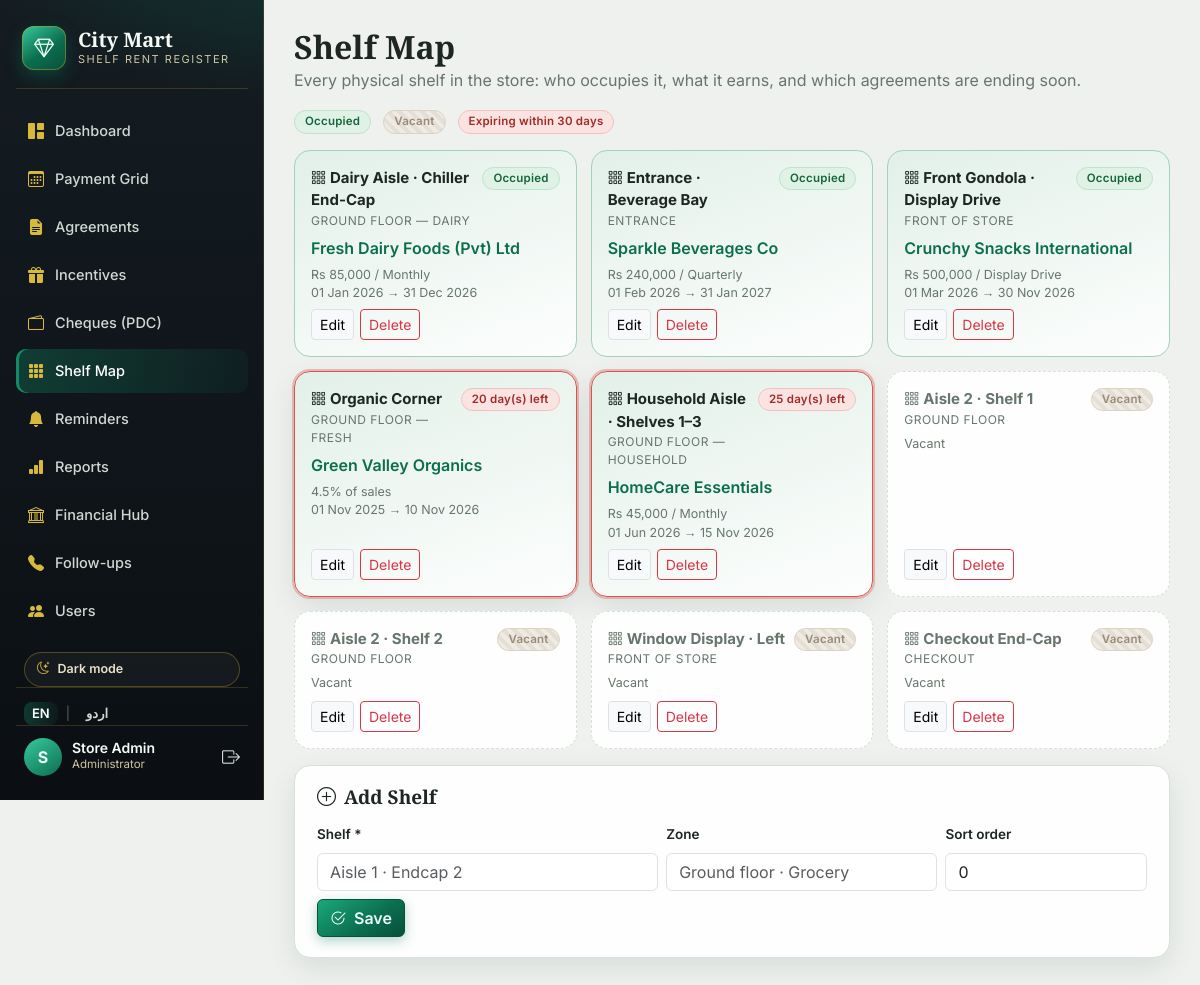
The page /shelfmap.php (signed in) on the database its author committed.
### tables this page shows
CREATE TABLE IF NOT EXISTS shelves (
  id         INT UNSIGNED AUTO_INCREMENT PRIMARY KEY,
  label      VARCHAR(120) NOT NULL,               
  zone       VARCHAR(120) NULL,                   
  sort_order INT NOT NULL DEFAULT 0,
  created_at TIMESTAMP NOT NULL DEFAULT CURRENT_TIMESTAMP
);

CREATE TABLE IF NOT EXISTS agreements (
  id                INT UNSIGNED AUTO_INCREMENT PRIMARY KEY,
  supplier_name     VARCHAR(150) NOT NULL,
  ledger_code       VARCHAR(60)  NOT NULL UNIQUE,
  contact_person    VARCHAR(100) NULL,
  contact_phone     VARCHAR(40)  NULL,
  contact_email     VARCHAR(120) NULL,
  rent_type         ENUM('fixed','percentage') NOT NULL DEFAULT 'fixed',
  rent_amount       DECIMAL(12,2) NULL,           
  percentage_rate   DECIMAL(5,2)  NULL,           
  wht_percent       DECIMAL(5,2)  NOT NULL DEFAULT 0,   
  gst_percent       DECIMAL(5,2)  NOT NULL DEFAULT 0,   
  shelf_id          INT UNSIGNED NULL,            
  billing_frequency ENUM('monthly','quarterly','display_drive') NOT NULL DEFAULT 'monthly',
  period_from       DATE NOT NULL,
  period_to         DATE NOT NULL,
  scan_file         VARCHAR(255) NULL,            
  notes             VARCHAR(255) NULL,
  created_by        INT UNSIGNED NULL,
  created_at        TIMESTAMP NOT NULL DEFAULT CURRENT_TIMESTAMP,
  updated_at        TIMESTAMP NOT NULL DEFAULT CURRENT_TIMESTAMP ON UPDATE CURRENT_TIMESTAMP,
  CONSTRAINT fk_agreements_user FOREIGN KEY (created_by) REFERENCES users(id) ON DELETE SET NULL,
  CONSTRAINT fk_agreements_shelf FOREIGN KEY (shelf_id) REFERENCES shelves(id) ON DELETE SET NULL,
  CHECK (period_to >= period_from)
);

### lang.php (called while the page is built, shortened)
<?php
function appLang(): string
{
    return $_SESSION['lang'] ?? 'en';
}
function t(string $key): string
{
    static $dict = null;
    $lang = appLang();
    return $dict[$lang][$key] ?? $dict['en'][$key] ?? $key;
}
function freqLabel(string $f): string
{
    return [
        'monthly'       => t('monthly'),
        'quarterly'     => t('quarterly'),
        'display_drive' => t('display_drive'),
    ][$f] ?? ucfirst(str_replace('_', ' ', $f));
}

### auth.php (called while the page is built, shortened)
<?php
require_once __DIR__ . '/config.php';
require_once __DIR__ . '/lang.php';
function currentUser(): ?array
{
    return $_SESSION['user'] ?? null;
}
function isAdmin(): bool
{
    $u = currentUser();
    return $u && $u['role'] === 'admin';
}
function e($v): string
{
    return htmlspecialchars((string)($v ?? ''), ENT_QUOTES, 'UTF-8');
}
function money($n): string
{
    return cfg('currency') . ' ' . number_format((float)$n, 0);
}

### billing.php (called while the page is built, shortened)
<?php
function pct($rate): string
{
    return rtrim(rtrim(number_format((float)$rate, 2), '0'), '.') . '%';
}
function loadShelves(PDO $pdo): array
{
    try {
        return $pdo->query('SELECT * FROM shelves ORDER BY sort_order, label')->fetchAll();
    } catch (Throwable $ex) {
        return [];
    }
}

### config.php (called while the page is built, shortened)
<?php
function cfg(string $key)
{
    $map = [
        'db_host' => DB_HOST, 'db_port' => DB_PORT, 'db_name' => DB_NAME,
        'db_user' => DB_USER, 'db_pass' => DB_PASS,
        'mart_name' => MART_NAME, 'app_name' => APP_NAME, 'currency' => CURRENCY,
        'due_day' => DUE_DAY, 'expiry_warn_days' => EXPIRY_WARN_DAYS,
        'upload_dir' => UPLOAD_DIR, 'upload_url' => UPLOAD_URL,
        'max_upload_bytes' => MAX_UPLOAD_BYTES,
    ];
    return $map[$key] ?? null;
}

### shelfmap.php (the view, shortened to what this page needs)
<?php
require_once __DIR__ . '/db.php';
require_once __DIR__ . '/billing.php';
require_once __DIR__ . '/layout.php';
$pdo = db();
$shelves  = loadShelves($pdo);
$byShelf  = [];
$unassigned = [];
$today = date('Y-m-d');
foreach ($pdo->query('SELECT * FROM agreements ORDER BY supplier_name')->fetchAll() as $ag) {
    $active = $ag['period_from'] <= $today && $ag['period_to'] >= $today;
    if (!empty($ag['shelf_id'])) {
        $byShelf[(int)$ag['shelf_id']] = ['ag' => $ag, 'active' => $active];
    } elseif ($active) {
        $unassigned[] = $ag;
    }
}
$editShelf = null;
?>
<div class="legend mb-3">
  <span class="pill pill-received me-2"><?= e(t('occupied')) ?></span>
  <span class="pill pill-out me-2"><?= e(t('vacant')) ?></span>
  <span class="pill pill-overdue"><?= e(t('expiring_within_30')) ?></span>
</div>
<div class="shelf-grid">
  <?php foreach ($shelves as $sh):
    $occ = $byShelf[(int)$sh['id']] ?? null;
    $cls = 'vacant'; $expiring = false; $days = null;
    if ($occ && $occ['active']) {
        $cls = 'occupied';
        $days = (int)round((strtotime($occ['ag']['period_to']) - strtotime($today)) / 86400);
        if ($days <= 30) { $cls .= ' expiring'; $expiring = true; }
    }
  ?>
    <div class="shelf-tile <?= $cls ?>">
      <div class="d-flex justify-content-between align-items-start gap-2">
        <div>
          <div class="shelf-label"><i class="bi bi-grid-3x3-gap me-1"></i><?= e($sh['label']) ?></div>
          <?php if ($sh['zone']): ?><div class="shelf-zone"><?= e($sh['zone']) ?></div><?php endif; ?>
        </div>
        <?php if ($occ && $occ['active']): ?>
          <span class="pill <?= $expiring ? 'pill-overdue' : 'pill-received' ?>"><?= $expiring ? e(sprintf(t('days_left_paren'), $days)) : e(t('occupied')) ?></span>
        <?php else: ?>
          <span class="pill pill-out"><?= e(t('vacant')) ?></span>
        <?php endif; ?>
      </div>
      <?php if ($occ && $occ['active']): $ag = $occ['ag']; ?>
        <div class="shelf-company"><a href="company.php?id=<?= (int)$ag['id'] ?>"><?= e($ag['supplier_name']) ?></a></div>
        <div class="shelf-meta">
          <?= $ag['rent_type'] === 'percentage' ? pct($ag['percentage_rate']) . ' ' . e(t('of_sales')) : money($ag['rent_amount']) . ' / ' . e(freqLabel($ag['billing_frequency'])) ?>
          <br><?= date('d M Y', strtotime($ag['period_from'])) ?> → <?= date('d M Y', strtotime($ag['period_to'])) ?>
        </div>
      <?php elseif ($occ): ?>
        <div class="shelf-meta"><?= e(t('no_active_agreement')) ?> — <?= e($occ['ag']['supplier_name']) ?> (<?= date('d M Y', strtotime($occ['ag']['period_from'])) ?> → <?= date('d M Y', strtotime($occ['ag']['period_to'])) ?>)</div>
      <?php else: ?>
        <div class="shelf-meta"><?= e(t('vacant')) ?></div>
      <?php endif; ?>
      <?php if (isAdmin()): ?>
        <div class="shelf-actions">
          <a class="btn btn-sm btn-light border" href="shelfmap.php?edit=<?= (int)$sh['id'] ?>"><?= e(t('edit')) ?></a>
          <form method="post" onsubmit="return confirm('Delete this shelf position?');">
            <button class="btn btn-sm btn-outline-danger" type="submit"><?= e(t('delete')) ?></button>
          </form>
        </div>
      <?php endif; ?>
    </div>
  <?php endforeach; ?>
</div>
<?php if (isAdmin()): ?>
<div class="panel mt-3">
  <h2 class="panel-title"><i class="bi <?= $editShelf ? 'bi-pencil' : 'bi-plus-circle' ?> me-2"></i><?= $editShelf ? e(t('edit_shelf')) : e(t('add_shelf')) ?></h2>
  <form method="post" class="row g-2">
    <div class="col-md-5">
      <label class="form-label"><?= e(t('shelf')) ?> *</label>
      <input class="form-control" name="label" required value="<?= e($editShelf['label'] ?? '') ?>" placeholder="Aisle 1 · Endcap 2">
    </div>
    <div class="col-md-4">
      <label class="form-label"><?= e(t('zone')) ?></label>
      <input class="form-control" name="zone" value="<?= e($editShelf['zone'] ?? '') ?>" placeholder="Ground floor · Grocery">
    </div>
    <div class="col-md-3">
      <label class="form-label"><?= e(t('sort')) ?></label>
      <input type="number" class="form-control" name="sort_order" value="<?= e($editShelf['sort_order'] ?? 0) ?>">
    </div>
    <div class="col-12 d-flex gap-2">
      <button class="btn btn-gold" type="submit"><i class="bi bi-check2-circle me-1"></i> <?= e(t('save')) ?></button>
    </div>
  </form>
</div>
<?php endif; ?>

### assets/css/app.css (style rules this page uses)
:root { --slate: #141c22; --slate-2: #0b0f13; --emerald: #0b6e4f; --emerald-bright: #128a64; --emerald-soft: #e2f0e9; --gold: #c9a227; --gold-dark: #9a7a17; --gold-soft: #efe3b8; --bg: #eef1ee; --panel: #fdfefd; --panel-2: #f2f5f1; --ink: #1d2622; --muted: #67766c; --line: #d9e0d8; --line-soft: #e6ebe4; --thead-bg: #e7ede6; --thead-ink: #41544a; --hover-bg: #eef5ef; --out-bg1: #eef0ec; --out-bg2: #e2e6df; --shadow: 0 10px 30px rgba(16, 32, 24, .09); --radius: 16px; color-scheme: light; }
* { font-family: 'Inter', system-ui, sans-serif; }
body { background: var(--bg); color: var(--ink); transition: background .25s ease, color .25s ease; }
h1, h2, h3, .brand-name { font-family: 'Playfair Display', Georgia, serif; }
a { color: var(--emerald); text-decoration: none; }
.panel { background: var(--panel); border: 1px solid var(--line); border-radius: var(--radius); box-shadow: var(--shadow); padding: 20px 22px; }
.panel-head h2, .panel-title { font-size: 19px; font-weight: 600; margin: 0; }
.panel-title { margin-bottom: 12px; }
.pill { display: inline-block; padding: 2px 10px; border-radius: 999px; font-size: 11.5px; font-weight: 600; letter-spacing: .02em; white-space: nowrap; border: 1px solid transparent; }
.pill-received { background: #e0f2e6; color: #14663c; border-color: #bfe3cc; }
.pill-overdue { background: #fbe3e1; color: #a02c28; border-color: #f3c1bd; }
.pill-out { background: #efeae2; color: #9a8b76; border-color: #ddd2bf; background-image: repeating-linear-gradient(45deg, rgba(0,0,0,.05) 0 4px, transparent 4px 8px); }
.btn-gold { background: linear-gradient(145deg, #1aa87a, var(--emerald) 60%, #07503a); border: 1px solid #07503a; color: #eafff5; font-weight: 600; box-shadow: 0 4px 12px rgba(11,110,79,.3); }
.legend { display: flex; align-items: center; flex-wrap: wrap; gap: 4px; font-size: 13px; }
.form-label { font-weight: 600; font-size: 13.5px; }
.shelf-grid { display: grid; grid-template-columns: repeat(auto-fill, minmax(215px, 1fr)); gap: 14px; }
.shelf-tile { border-radius: 16px; padding: 16px; border: 1px solid var(--line); background: var(--panel-2); min-height: 138px; display: flex; flex-direction: column; gap: 6px; }
.shelf-tile .shelf-label { font-weight: 700; font-size: 15px; }
.shelf-tile .shelf-zone { font-size: 12px; color: var(--muted); letter-spacing: .04em; text-transform: uppercase; }
.shelf-tile .shelf-company { font-weight: 600; }
.shelf-tile .shelf-meta { font-size: 12.5px; color: var(--muted); }
.shelf-tile.occupied { background: linear-gradient(160deg, var(--emerald-soft), var(--panel)); border-color: #9fd4ba; }
.shelf-tile.vacant { background: var(--panel); border-style: dashed; color: var(--muted); }
.shelf-tile.expiring { border-color: #d9534f; box-shadow: 0 0 0 2px rgba(217, 83, 79, .35), var(--shadow); }
.shelf-tile .shelf-actions { margin-top: auto; display: flex; gap: 6px; }

### rows shown on the page
shelves: label "Dairy Aisle · Chiller End-Cap", zone "GROUND FLOOR — DAIRY", id.supplier_name "Fresh Dairy Foods (Pvt) Ltd", id.rent_amount "Rs 85,000", id.billing_frequency "Monthly", id.period_from "01 Jan 2026", id.period_to "31 Dec 2026"
shelves: label "Entrance · Beverage Bay", zone "ENTRANCE", id.supplier_name "Sparkle Beverages Co", id.rent_amount "Rs 240,000", id.billing_frequency "Quarterly", id.period_from "01 Feb 2026", id.period_to "31 Jan 2027"
shelves: label "Front Gondola · Display Drive", zone "FRONT OF STORE", id.supplier_name "Crunchy Snacks International", id.rent_amount "Rs 500,000", id.billing_frequency "Display Drive", id.period_from "01 Mar 2026", id.period_to "30 Nov 2026"
shelves: label "Organic Corner", zone "GROUND FLOOR — FRESH", id.period_to "20 day(s) left", id.supplier_name "Green Valley Organics", id.percentage_rate "4.5%", id.period_from "01 Nov 2025", id.period_to "10 Nov 2026"
shelves: label "Household Aisle · Shelves 1–3", zone "GROUND FLOOR — HOUSEHOLD", id.period_to "25 day(s) left", id.supplier_name "HomeCare Essentials", id.rent_amount "Rs 45,000", id.billing_frequency "Monthly", id.period_from "01 Jun 2026", id.period_to "15 Nov 2026"
shelves: label "Aisle 2 · Shelf 1", zone "GROUND FLOOR"
shelves: label "Aisle 2 · Shelf 2", zone "GROUND FLOOR"
shelves: label "Window Display · Left", zone "FRONT OF STORE"
shelves: label "Checkout End-Cap", zone "CHECKOUT"

### other values the page prints
cfg('mart_name') "City Mart"
$label "Dashboard"
$label "Payment Grid"
$label "Agreements"
$label "Incentives"
$label "Cheques (PDC)"
$label "Shelf Map"
$label "Reminders"
$label "Reports"
$label "Financial Hub"
$label "Follow-ups"
$label "Users"
$theme === 'dark' ? t('light_mode') : t('dark_mode') "Dark mode"
substr($u['name'], 0, 1) "S"
$u['name'] "Store Admin"
